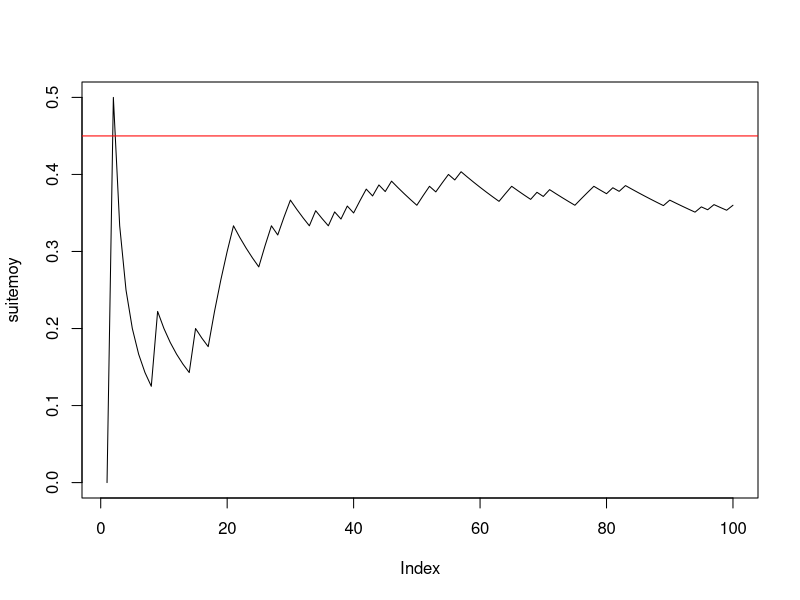
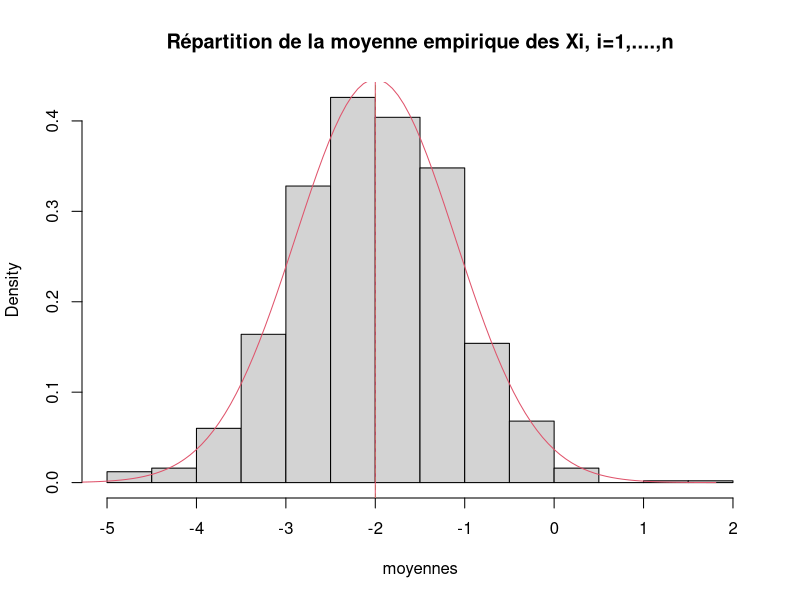
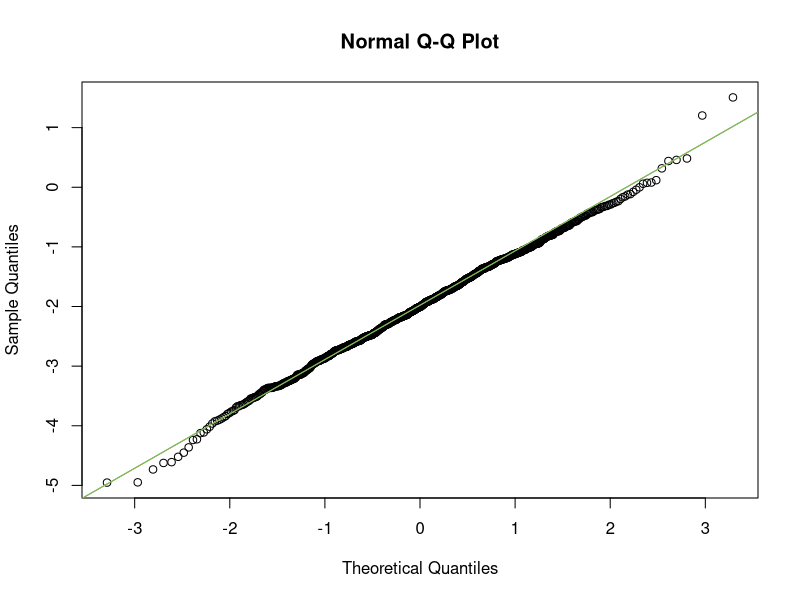
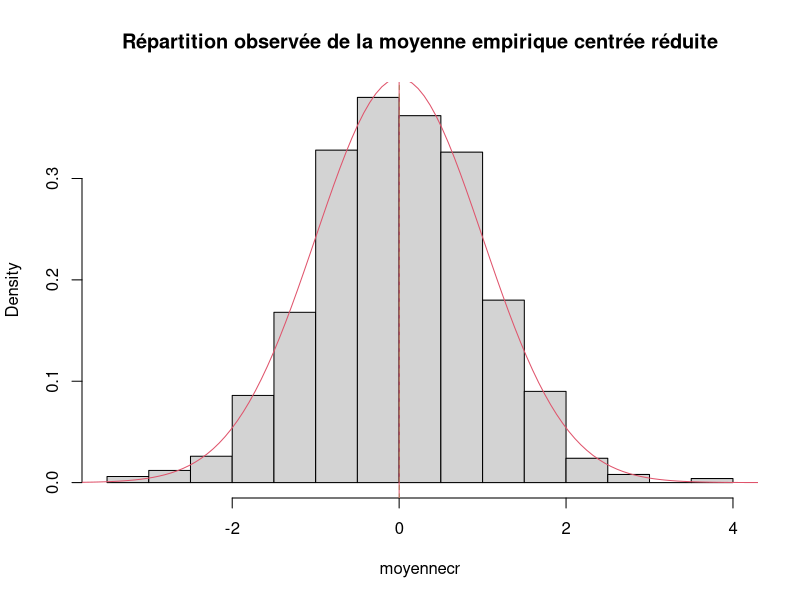
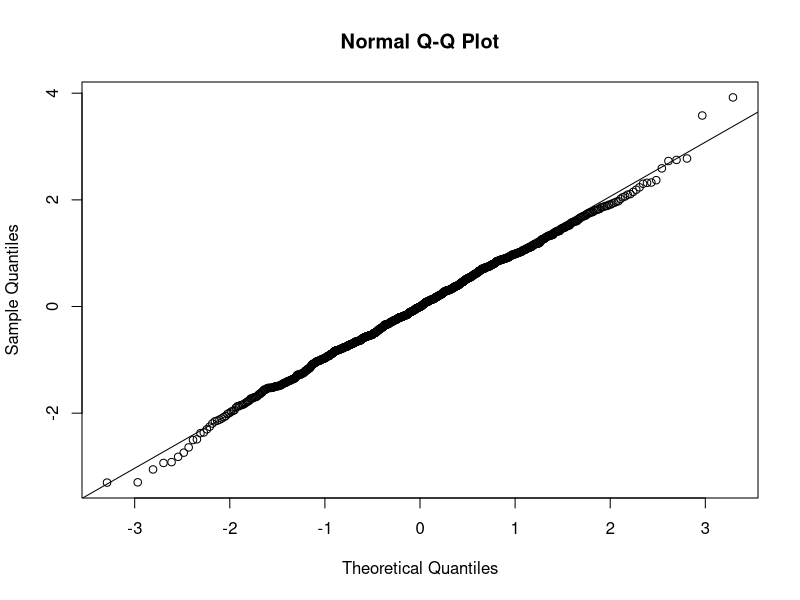
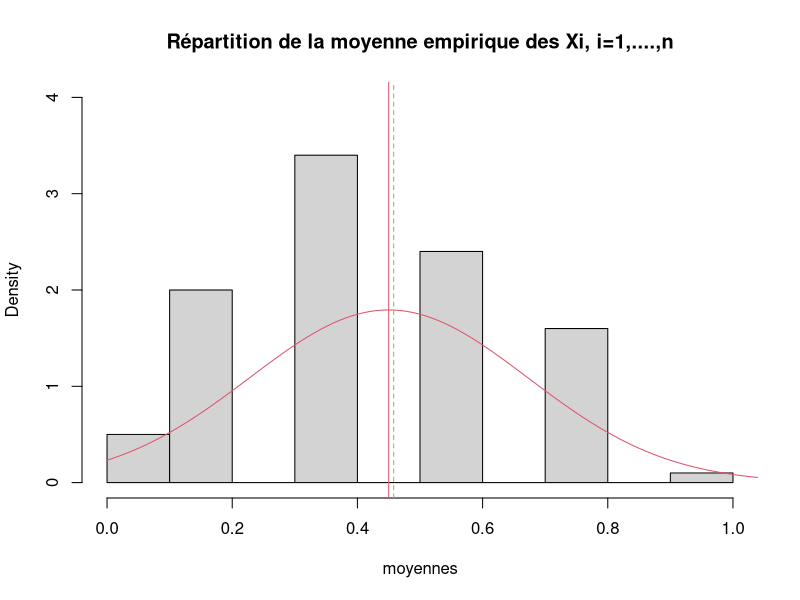
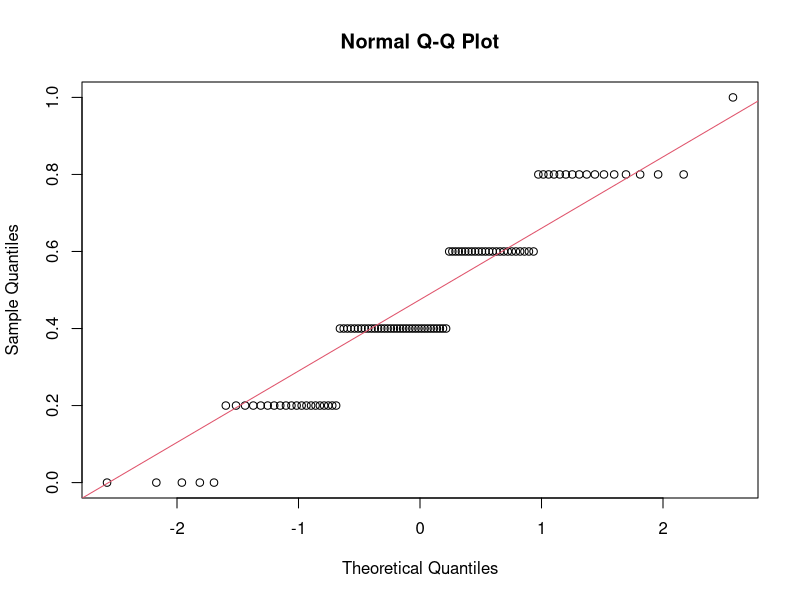
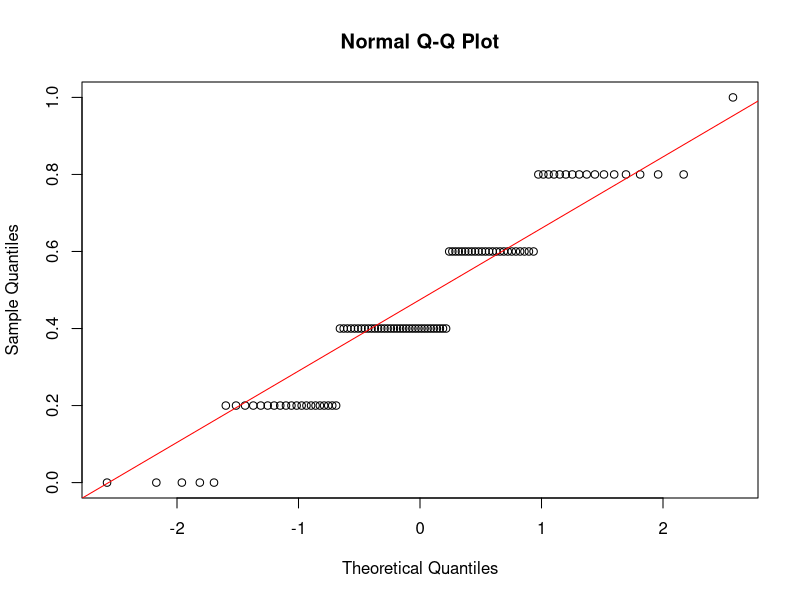

The R script that drew these images, in order:
#/*
# * @Author: ThearchyHelios (Yilun JIANG)
# * @Date: 2023-02-27 09:46:17
# * @LastEditTime: 2023-02-27 10:25:56
# * @LastEditors: ThearchyHelios
# * @Description: 
# * @FilePath: /STA401/TP/TP/TP5_correction.r
# */

# Exercice 1

# Question 1
n <- 100
p <- 0.45
x <- rbinom(n, 1, p)

# Question 2
cumsum(x)
taille <- 1:n
suitemoy <- cumsum(x) / taille
#--------question 3------------
plot(suitemoy, type = "l")
abline(h = p, col = "red")


#------------Exercice 3------------------------

#---------question 1--------------------------
mu <- -2
sigma <- 2
n <- 5
x <- rnorm(n, mu, sigma)
moyx <- mean(x)

#---------question 2--------------------------
y <- rnorm(n, mu, sigma)
moyy <- mean(y)
rbind(x, y) -> M
rowMeans(M)

#---------question 3--------------------------
N <- 1000
Mdata <- matrix(rnorm(n * N, mu, sigma), ncol = n, byrow = T)
dim(Mdata)


#---------question 4--------------------------
rowMeans(Mdata) -> moyennes
apply(Mdata, MARGIN = 1, mean)

#---------question 5--------------------------
mean(moyennes)
sd(moyennes) * sqrt((length(moyennes) - 1) / length(moyennes))
sd(moyennes)

#---------question 6--------------------------
hist(moyennes, prob = T, main = "Répartition de la moyenne empirique des Xi, i=1,....,n") # la répartition observée de Xbar_n
(abs <- seq(1.2 * min(moyennes), 1.2 * max(moyennes), (max(moyennes) - min(moyennes)) / 100))
points(abs, dnorm(abs, mu, sigma / sqrt(n)), col = 2, type = "l")
abline(v = mean(moyennes), col = 3, lty = "dashed") # moyenne de l'échantillon
abline(v = mu, col = 2) # moyenne théorique mu de la loi de Xbar
# belle adéquation de l'échantillon à la normale, que l'on peut verifier avec dte de Henry
qqnorm(moyennes) # les points sont presque alignés la loi de Xbar_n est donc bien normale
qqline(moyennes, col = 2) # autour de la droite rouge qui passe par les deux points
# (1er quartile theo de la centrée réduite,1er quartile empirique) et
# (3ieme quartile theo de la centrée réduite,3ieme quartile empirique)
# mean(echantillon) et écart-type empirique sd(échantillon)*sqrt((n-1)/n). e
# En effet si on ajoute la droite passant par ces deux points elle se confond
# avec qqline. droite de Henry

(x1 <- qnorm(0.25))
(x2 <- qnorm(0.75))
(y1 <- quantile(moyennes, 0.25, type = 1))
(y2 <- quantile(moyennes, 0.75, type = 1))
abline(y1 - (y2 - y1) * x1 / (x2 - x1), (y2 - y1) / (x2 - x1), col = 3) # droite de Henry

#----------question 7-------------------------
moyennecr <- sqrt(n) * (moyennes - mu) / sigma
hist(moyennecr, prob = T, main = "Répartition observée de la moyenne empirique centrée réduite")
(abscr <- seq(1.2 * min(moyennecr), 1.2 * max(moyennecr), (max(moyennecr) - min(moyennecr)) / 100))
points(abscr, dnorm(abscr), col = 2, type = "l")
abline(v = mean(moyennecr), col = 3, lty = "dashed") # moyenne empirique de l'échantillon
abline(v = 0, col = 2) # moyenne théorique  de la loi normale centrée réduite

qqnorm(moyennecr)
qqline(moyennecr) # droite de Henry

#-----------question 8------------
n <- 50
# puis réexecuter les lignes 67 à 107 : la loi reste gaussienne mais
# l'écart-type de Xbarn est plus petit avec n=50 qu'avec n=2
sd(moyennes)
sigma / sqrt(n)

n <- 2
# puis réexecuter les lignes 67 à 107 : LA LOI EST TOUJOURS GAUSSIENNE MEME AVEC n PETIT
# C'EST UNE PROPRIETES CARACTÉRISTIQUE DE LA LOI NORMALE MAIS QUI NE S'APPLIQUE PAS AUX AUTRES
# LOIS COMME PAR EX A LA BERNOULLI ==> VOIR EXO SUIVANT
sd(moyennes)
# l'écart type empirique est EN REVANCHE plus faible avec n=2 qu'avec n=50 :
# normal il estime sigma/sqrt(n) or :
sigma / sqrt(n)

#####################################################################################
# CE QU'IL FAUT RETENIR DE CET EXERCICE : LA LOI DE XBAR EST GAUSSIENNE SI L'ÉCHANTILLON EST
# GAUSSIEN ET DE TAILLE QUELCONQUE n. LE RESULTAT DU THEOREME CENTRAL LIMITE EST VRAI DANS CE CAS
# POUR TOUT n ET PAS SEULEMENT POUR n GRAND
###################################################################################

###################################################
#------------Exercice 4------------------------
###################################################

#---------question 1--------------------------
p <- 0.45
n <- 5
N <- 100
rm(Mdata) # efface l'objet précedemment créé Mdata

Mdata <- matrix(rbinom(n * N, 1, p), ncol = n, byrow = T) # N échantillons de taille n disposés en lignes
dim(Mdata) # dimension de la matrice N lignes et n colonnes

(rowMeans(Mdata) -> moyennes) # calcule les moyennes pour les N, n-échantillons tirés.


mean(moyennes) # moyenne empirique des N réalisations de Xbar_n
sd(moyennes) * sqrt((length(moyennes) - 1) / length(moyennes)) # ecart-type empirique
sd(moyennes) # écart-type estimé sans biais = ecart-type empirique corrigé

#---------histogramme de xbar_n--------------------------
hist(moyennes, prob = T, ylim = c(0, max(dnorm(p, p, sqrt(p * (1 - p) / n)), 4)), main = "Répartition de la moyenne empirique des Xi, i=1,....,n") # la répartition observée de Xbar_n
(abs <- seq(.8 * min(moyennes), 1.2 * max(moyennes), (max(moyennes) - min(moyennes)) / 100))
points(abs, dnorm(abs, p, sqrt(p * (1 - p) / n)), col = 2, type = "l")
abline(v = mean(moyennes), col = 3, lty = "dashed") # moyenne de l'échantillon
abline(v = p, col = 2) # moyenne théorique mu de la loi de Xbar
qqnorm(moyennes) # vraiment pas gaussien !
qqline(moyennes, col = 2)
# AUCUNE ADEQUATION  de l'échantillon à la normale CAR n EST TROP PETIT ET LE TCL N'EST
# PAS VERIFIE. ON REFAIT LA SIMUL AVEC n=200 :

n <- 200
# puis réeéxuter les lignes 142 à 161

# EUREKA CA MARCHE BEAUCOUP MIEUX ET ON A BIEN UNE REPARTITION GAUSSIENNE CAR n EST SUFFISAMMENT GRAND POUR
# QUE LE TCL SOIT VERIFIE !
######################################

qqnorm(moyennes)
qqline(moyennes, col = "red")

# Si on augmente N on améliore l'estimation de la densité de Xbarn par l'histogramme
# des N réalisations de Xbarn mais si n est petit on n'observe pas un histogramme
# ressemblant à une gaussienne puisque le TCL ne s'applique que si n est assez grand.
# Essayer avec
N <- 1000
n <- 4
# puis lignes 142 à 159.
N <- 1000
n <- 100
# puis lignes 142 à 159.
